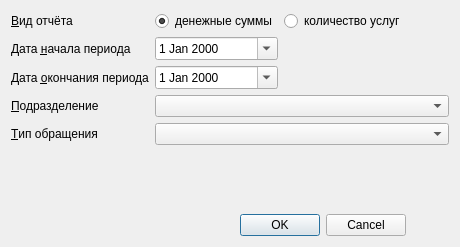
<?xml version="1.0" encoding="UTF-8"?>
<ui version="4.0">
 <class>FinanceSummaryByLoadOnDoctorSetupDialog</class>
 <widget class="QDialog" name="FinanceSummaryByLoadOnDoctorSetupDialog">
  <property name="geometry">
   <rect>
    <x>0</x>
    <y>0</y>
    <width>460</width>
    <height>247</height>
   </rect>
  </property>
  <property name="windowTitle">
   <string>параметры отчёта</string>
  </property>
  <layout class="QGridLayout" name="gridLayout">
   <item row="4" column="0">
    <widget class="QLabel" name="lblOrgStructure">
     <property name="sizePolicy">
      <sizepolicy hsizetype="Minimum" vsizetype="Preferred">
       <horstretch>0</horstretch>
       <verstretch>0</verstretch>
      </sizepolicy>
     </property>
     <property name="text">
      <string>&amp;Подразделение</string>
     </property>
     <property name="buddy">
      <cstring>cmbOrgStructure</cstring>
     </property>
    </widget>
   </item>
   <item row="4" column="1" colspan="3">
    <widget class="COrgStructureComboBox" name="cmbOrgStructure"/>
   </item>
   <item row="2" column="0">
    <widget class="QLabel" name="lblEndDate">
     <property name="sizePolicy">
      <sizepolicy hsizetype="Minimum" vsizetype="Preferred">
       <horstretch>0</horstretch>
       <verstretch>0</verstretch>
      </sizepolicy>
     </property>
     <property name="text">
      <string>Дата &amp;окончания периода</string>
     </property>
     <property name="buddy">
      <cstring>edtEndDate</cstring>
     </property>
    </widget>
   </item>
   <item row="8" column="1" colspan="2">
    <widget class="QDialogButtonBox" name="buttonBox">
     <property name="orientation">
      <enum>Qt::Horizontal</enum>
     </property>
     <property name="standardButtons">
      <set>QDialogButtonBox::Cancel|QDialogButtonBox::Ok</set>
     </property>
    </widget>
   </item>
   <item row="0" column="2">
    <widget class="QRadioButton" name="rbtnByActionAmount">
     <property name="text">
      <string>количество услуг</string>
     </property>
    </widget>
   </item>
   <item row="1" column="0">
    <widget class="QLabel" name="lblBegDate">
     <property name="sizePolicy">
      <sizepolicy hsizetype="Minimum" vsizetype="Preferred">
       <horstretch>0</horstretch>
       <verstretch>0</verstretch>
      </sizepolicy>
     </property>
     <property name="text">
      <string>Дата &amp;начала периода</string>
     </property>
     <property name="buddy">
      <cstring>edtBegDate</cstring>
     </property>
    </widget>
   </item>
   <item row="0" column="3">
    <spacer name="horizontalSpacer">
     <property name="orientation">
      <enum>Qt::Horizontal</enum>
     </property>
     <property name="sizeHint" stdset="0">
      <size>
       <width>33</width>
       <height>20</height>
      </size>
     </property>
    </spacer>
   </item>
   <item row="5" column="1" colspan="3">
    <widget class="CRBComboBox" name="cmbEventType">
     <property name="sizePolicy">
      <sizepolicy hsizetype="Expanding" vsizetype="Fixed">
       <horstretch>0</horstretch>
       <verstretch>0</verstretch>
      </sizepolicy>
     </property>
    </widget>
   </item>
   <item row="5" column="0">
    <widget class="QLabel" name="lblEventType">
     <property name="sizePolicy">
      <sizepolicy hsizetype="Minimum" vsizetype="Preferred">
       <horstretch>0</horstretch>
       <verstretch>0</verstretch>
      </sizepolicy>
     </property>
     <property name="text">
      <string>&amp;Тип обращения</string>
     </property>
     <property name="buddy">
      <cstring>cmbEventType</cstring>
     </property>
    </widget>
   </item>
   <item row="0" column="1">
    <widget class="QRadioButton" name="rbtnByMoney">
     <property name="text">
      <string>денежные суммы</string>
     </property>
     <property name="checked">
      <bool>true</bool>
     </property>
    </widget>
   </item>
   <item row="0" column="0">
    <widget class="QLabel" name="lblBegDate_2">
     <property name="sizePolicy">
      <sizepolicy hsizetype="Minimum" vsizetype="Preferred">
       <horstretch>0</horstretch>
       <verstretch>0</verstretch>
      </sizepolicy>
     </property>
     <property name="text">
      <string>&amp;Вид отчёта</string>
     </property>
     <property name="buddy">
      <cstring>edtBegDate</cstring>
     </property>
    </widget>
   </item>
   <item row="6" column="2">
    <spacer name="verticalSpacer">
     <property name="orientation">
      <enum>Qt::Vertical</enum>
     </property>
     <property name="sizeHint" stdset="0">
      <size>
       <width>20</width>
       <height>118</height>
      </size>
     </property>
    </spacer>
   </item>
   <item row="1" column="1">
    <widget class="QDateEdit" name="edtBegDate">
     <property name="sizePolicy">
      <sizepolicy hsizetype="Preferred" vsizetype="Fixed">
       <horstretch>0</horstretch>
       <verstretch>0</verstretch>
      </sizepolicy>
     </property>
     <property name="calendarPopup">
      <bool>true</bool>
     </property>
    </widget>
   </item>
   <item row="2" column="1">
    <widget class="QDateEdit" name="edtEndDate">
     <property name="sizePolicy">
      <sizepolicy hsizetype="MinimumExpanding" vsizetype="Fixed">
       <horstretch>0</horstretch>
       <verstretch>0</verstretch>
      </sizepolicy>
     </property>
     <property name="calendarPopup">
      <bool>true</bool>
     </property>
    </widget>
   </item>
  </layout>
 </widget>
 <customwidgets>
  <customwidget>
   <class>CRBComboBox</class>
   <extends>QComboBox</extends>
   <header>library/crbcombobox.h</header>
  </customwidget>
  <customwidget>
   <class>COrgStructureComboBox</class>
   <extends>QComboBox</extends>
   <header>Orgs/OrgStructComboBoxes.h</header>
  </customwidget>
 </customwidgets>
 <resources/>
 <connections>
  <connection>
   <sender>buttonBox</sender>
   <signal>accepted()</signal>
   <receiver>FinanceSummaryByLoadOnDoctorSetupDialog</receiver>
   <slot>accept()</slot>
   <hints>
    <hint type="sourcelabel">
     <x>330</x>
     <y>225</y>
    </hint>
    <hint type="destinationlabel">
     <x>157</x>
     <y>246</y>
    </hint>
   </hints>
  </connection>
  <connection>
   <sender>buttonBox</sender>
   <signal>rejected()</signal>
   <receiver>FinanceSummaryByLoadOnDoctorSetupDialog</receiver>
   <slot>reject()</slot>
   <hints>
    <hint type="sourcelabel">
     <x>330</x>
     <y>231</y>
    </hint>
    <hint type="destinationlabel">
     <x>286</x>
     <y>246</y>
    </hint>
   </hints>
  </connection>
 </connections>
</ui>
